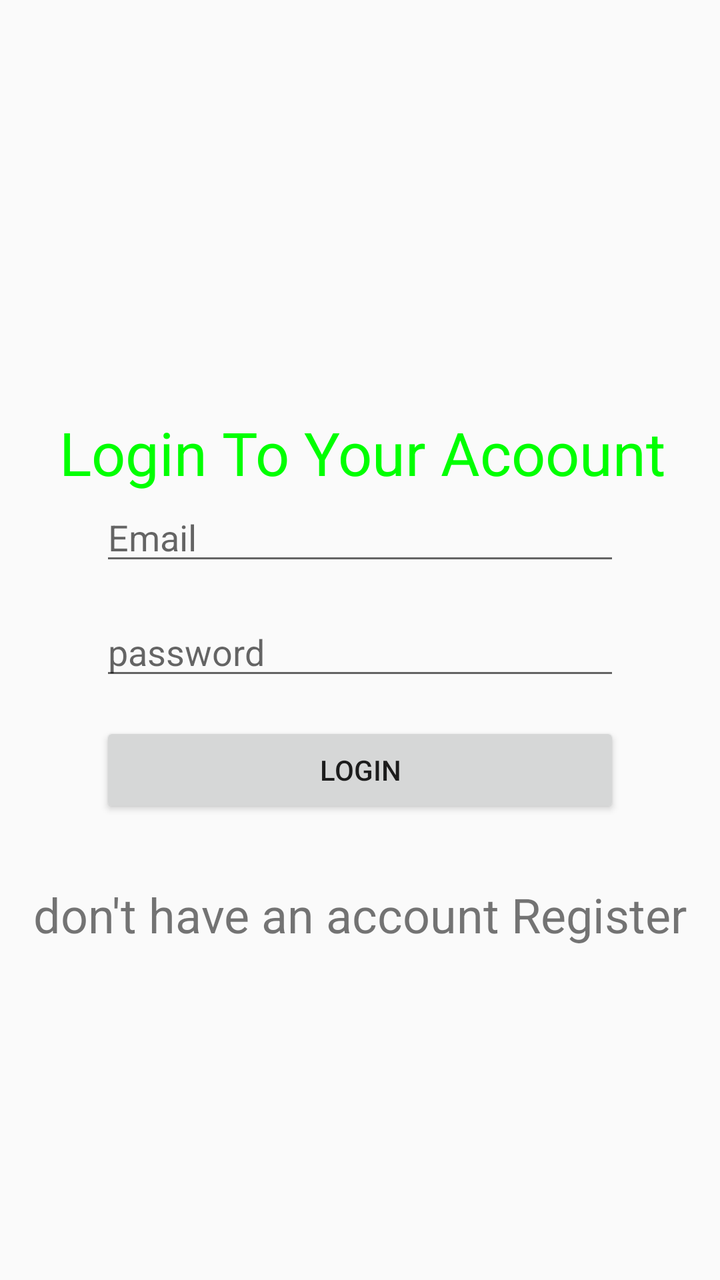
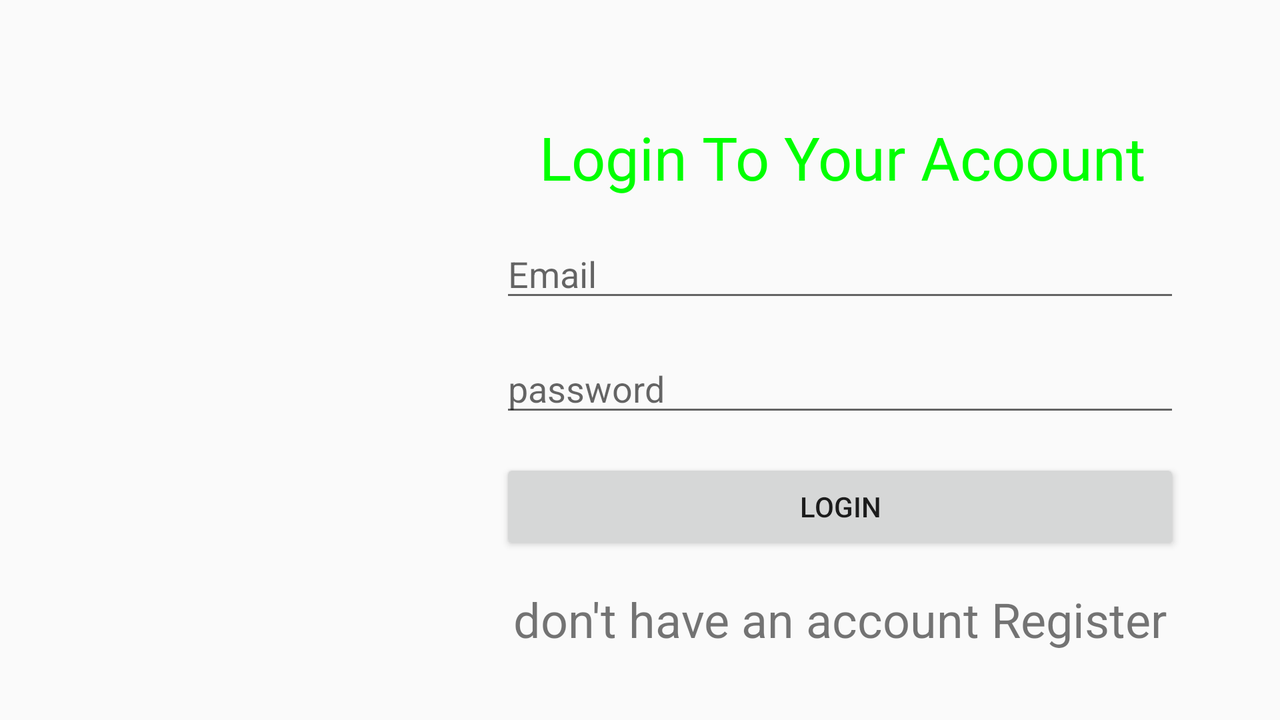

First picture: res/layout/ on a phone held upright. Second picture: the repository's own variant of that layout, on a device whose configuration matches the variant's folder. Source for both follows.
<!-- AndroidManifest.xml: activity theme AppTheme.full -->
<!-- res/layout/activity_splash.xml -->
<?xml version="1.0" encoding="utf-8"?>
<androidx.constraintlayout.widget.ConstraintLayout xmlns:android="http://schemas.android.com/apk/res/android"
    xmlns:app="http://schemas.android.com/apk/res-auto"
    xmlns:tools="http://schemas.android.com/tools"
    android:layout_width="match_parent"
    android:layout_height="match_parent"
    android:background="@drawable/bg"
    tools:context=".LoginActivity">

    <Button
        android:id="@+id/button"
        android:layout_width="0dp"
        android:layout_height="wrap_content"
        android:layout_marginTop="16dp"
        android:text="@string/LOGIN_name"
        app:layout_constraintBottom_toTopOf="@+id/textView4"
        app:layout_constraintEnd_toEndOf="@+id/editText2"
        app:layout_constraintHorizontal_bias="0.0"
        app:layout_constraintStart_toStartOf="@+id/editText2"
        app:layout_constraintTop_toBottomOf="@+id/editText2"
        app:layout_constraintVertical_bias="0.88" />

    <EditText
        android:id="@+id/editText2"
        android:layout_width="0dp"
        android:layout_height="wrap_content"
        android:layout_marginTop="16dp"
        android:ems="10"
        android:hint="@string/pw_name"
        android:inputType="textPassword"
        app:layout_constraintBottom_toTopOf="@+id/button"
        app:layout_constraintEnd_toEndOf="@+id/email"
        app:layout_constraintHorizontal_bias="0.5"
        app:layout_constraintStart_toStartOf="@+id/email"
        app:layout_constraintTop_toBottomOf="@+id/email" />

    <EditText
        android:id="@+id/email"
        android:layout_width="0dp"
        android:layout_height="wrap_content"
        android:layout_marginStart="50dp"
        android:layout_marginLeft="50dp"
        android:layout_marginEnd="50dp"
        android:layout_marginRight="50dp"
        android:ems="10"
        android:hint="@string/email_name"
        android:inputType="textEmailAddress"
        app:layout_constraintBottom_toTopOf="@+id/editText2"
        app:layout_constraintEnd_toEndOf="parent"

        app:layout_constraintStart_toStartOf="parent"
        app:layout_constraintTop_toBottomOf="@+id/textView2"
        app:layout_constraintVertical_bias="0.0"
        app:layout_constraintVertical_chainStyle="packed" />

    <ImageView
        android:id="@+id/imageView2"
        android:layout_width="152dp"
        android:layout_height="107dp"
        app:layout_constraintBottom_toBottomOf="@+id/textView4"
        app:layout_constraintDimensionRatio="5:4"
        app:layout_constraintEnd_toEndOf="parent"
        app:layout_constraintHorizontal_bias="0.497"
        app:layout_constraintStart_toStartOf="parent"
        app:layout_constraintTop_toTopOf="parent"
        app:layout_constraintVertical_bias="0.110000014"
        app:srcCompat="@drawable/ic_todo" />

    <TextView
        android:id="@+id/textView2"
        android:layout_width="wrap_content"
        android:layout_height="wrap_content"
        android:text="@string/Account_name"
        android:textColor="#00ff00"
        android:textSize="30sp"
        app:layout_constraintBottom_toBottomOf="parent"
        app:layout_constraintEnd_toEndOf="parent"
        app:layout_constraintHorizontal_bias="0.522"
        app:layout_constraintStart_toStartOf="parent"
        app:layout_constraintTop_toBottomOf="@+id/imageView2"
        app:layout_constraintVertical_bias="0.13"
        app:layout_constraintVertical_chainStyle="spread" />

    <TextView
        android:id="@+id/textView4"
        android:layout_width="wrap_content"
        android:layout_height="wrap_content"
        android:layout_marginTop="32dp"
        android:layout_marginBottom="100dp"
        android:text="@string/dont_name"
        android:textSize="24sp"
        app:layout_constraintBottom_toBottomOf="parent"
        app:layout_constraintEnd_toEndOf="@+id/button"
        app:layout_constraintHorizontal_bias="0.5"
        app:layout_constraintStart_toStartOf="@+id/button"
        app:layout_constraintTop_toBottomOf="@+id/button" />
</androidx.constraintlayout.widget.ConstraintLayout>
<!-- resources referenced by this layout -->
<resources>
  <string name="Account_name">Login To Your Acoount</string>
  <string name="LOGIN_name">LOGIN</string>
  <string name="dont_name">don\'t have an account Register</string>
  <string name="email_name">Email</string>
  <string name="pw_name">password</string>
  <style name="AppTheme.full">
          <item name="windowActionBar">false</item>
          <item name="windowNoTitle">true</item>
          <item name="android:windowFullscreen">true</item>
          <item name="android:windowContentOverlay">@null</item>
  
  
      </style>
</resources>
<!-- res/layout-land/activity_splash.xml (the author's variant of the layout above) -->
<!-- drawn on the phone turned sideways -->
<?xml version="1.0" encoding="utf-8"?>
<androidx.constraintlayout.widget.ConstraintLayout xmlns:android="http://schemas.android.com/apk/res/android"
    xmlns:app="http://schemas.android.com/apk/res-auto"
    xmlns:tools="http://schemas.android.com/tools"
    android:layout_width="match_parent"
    android:layout_height="match_parent"
    android:background="@drawable/bg"
    tools:context=".LoginActivity">

    <Button
        android:id="@+id/button"
        android:layout_width="0dp"
        android:layout_height="wrap_content"
        android:layout_marginBottom="8dp"
        android:text="@string/LOGIN_name"
        app:layout_constraintBottom_toTopOf="@+id/textView4"
        app:layout_constraintEnd_toEndOf="@+id/editText2"
        app:layout_constraintHorizontal_bias="0.0"
        app:layout_constraintStart_toStartOf="@+id/editText2"
        app:layout_constraintTop_toBottomOf="@+id/editText2"
        app:layout_constraintVertical_bias="0.88" />

    <EditText
        android:id="@+id/editText2"
        android:layout_width="0dp"
        android:layout_height="wrap_content"
        android:layout_marginTop="16dp"
        android:layout_marginBottom="16dp"
        android:ems="10"
        android:hint="@string/pw_name"
        android:inputType="textPassword"
        app:layout_constraintBottom_toTopOf="@+id/button"
        app:layout_constraintEnd_toEndOf="@+id/email"
        app:layout_constraintHorizontal_bias="0.5"
        app:layout_constraintStart_toStartOf="@+id/email"
        app:layout_constraintTop_toBottomOf="@+id/email" />

    <EditText
        android:id="@+id/email"
        android:layout_width="0dp"
        android:layout_height="wrap_content"
        android:layout_marginStart="250dp"
        android:layout_marginLeft="250dp"
        android:layout_marginTop="16dp"
        android:layout_marginEnd="50dp"
        android:layout_marginRight="50dp"
        android:ems="10"
        android:hint="@string/email_name"
        android:inputType="textEmailAddress"

        app:layout_constraintBottom_toTopOf="@+id/editText2"
        app:layout_constraintEnd_toEndOf="parent"
        app:layout_constraintStart_toStartOf="parent"
        app:layout_constraintTop_toBottomOf="@+id/textView2"
        app:layout_constraintVertical_bias="0.0"
        app:layout_constraintVertical_chainStyle="packed" />

    <ImageView
        android:id="@+id/imageView2"
        android:layout_width="174dp"
        android:layout_height="166dp"
        android:layout_marginStart="24dp"
        android:layout_marginLeft="24dp"
        app:layout_constraintBottom_toBottomOf="parent"
        app:layout_constraintDimensionRatio="8:2"
        app:layout_constraintEnd_toStartOf="@+id/textView2"
        app:layout_constraintHorizontal_bias="0.057"
        app:layout_constraintStart_toStartOf="parent"
        app:layout_constraintTop_toTopOf="parent"
        app:layout_constraintVertical_bias="0.3"
        app:srcCompat="@drawable/ic_todo" />

    <TextView
        android:id="@+id/textView2"
        android:layout_width="wrap_content"
        android:layout_height="wrap_content"
        android:text="@string/Account_name"
        android:textColor="#00ff00"
        android:textSize="30sp"
        app:layout_constraintEnd_toEndOf="@+id/email"
        app:layout_constraintHorizontal_bias="0.53"
        app:layout_constraintStart_toStartOf="@+id/email"
        app:layout_constraintTop_toTopOf="@+id/imageView2"
        app:layout_constraintVertical_chainStyle="spread" />

    <TextView
        android:id="@+id/textView4"
        android:layout_width="wrap_content"
        android:layout_height="wrap_content"
        android:layout_marginTop="8dp"
        android:layout_marginBottom="50dp"
        android:text="@string/dont_name"
        android:textSize="24sp"
        app:layout_constraintBottom_toBottomOf="parent"
        app:layout_constraintEnd_toEndOf="@+id/button"
        app:layout_constraintHorizontal_bias="0.5"
        app:layout_constraintStart_toStartOf="@+id/button"
        app:layout_constraintTop_toBottomOf="@+id/button" />
</androidx.constraintlayout.widget.ConstraintLayout>
